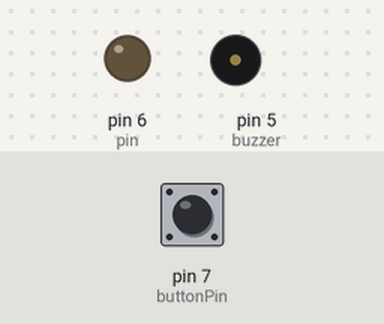
The sketch below on a simulated Arduino Uno, built with avr-gcc and run on an emulated ATmega328P. Parts: output pins drawn as LEDs (lit = HIGH), buzzer (waves = sounding). The inputs (shaded band) are chosen by the test bench; at power-on: pin 7 (buttonPin) LOW.

Above: at 1.2 s.
1.3 s: pin 7 (buttonPin) pulled HIGH for 0.15 s
At 2.1 s:
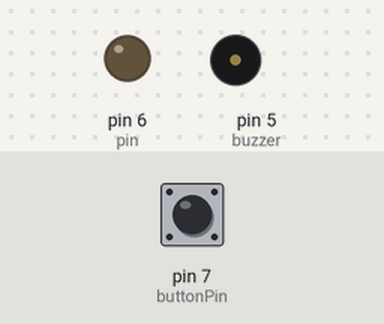
2.9 s: pin 7 (buttonPin) pulled HIGH for 3.2 s
At 3.8 s:
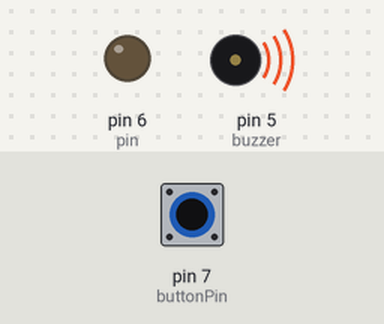
Timing chart, 0 to 7.6 s (numbered marks = the images above; inputs shaded):
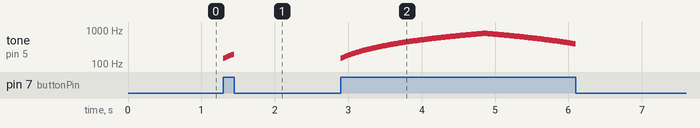

The sketch:

Button.ino
```cpp
const int buttonPin = 7;
const int pin = 6;

int buzzer = 5;
const int default_pitch = 150;
int pitch  = default_pitch;
int offset = 5;

int buttonState = 0;

void setup() {
  pinMode(pin, OUTPUT);
  pinMode(buttonPin, INPUT);
}

void loop() {
  buttonState = digitalRead(buttonPin);

  if (buttonState == HIGH) {
    tone(buzzer, pitch);
    pitch += offset;

    if (pitch <= default_pitch || pitch >= 800) {
      offset = -offset;
    }

    delay(15);
  } else {
    noTone(buzzer);
    pitch = default_pitch;
  }
}
```

Measured:
- after the input at 1.3 s, tone on pin 5 (buzzer): plays 150 Hz for 0.02 s, 155 Hz for 0.02 s, 160 Hz for 0.02 s, 165 Hz for 0.02 s, 170 Hz for 0.02 s, 175 Hz for 0.02 s … (10 notes in this stretch), starting at once
- after the input at 2.9 s, tone on pin 5 (buzzer): plays 150 Hz for 0.02 s, 155 Hz for 0.02 s, 160 Hz for 0.02 s, 165 Hz for 0.02 s, 170 Hz for 0.02 s, 175 Hz for 0.02 s … (213 notes in this stretch), starting at once
